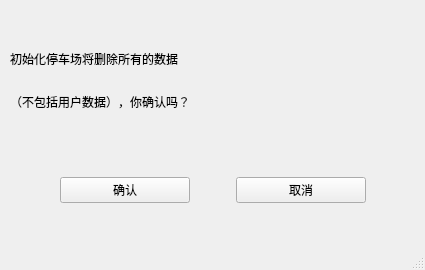
<?xml version="1.0" encoding="UTF-8"?>
<ui version="4.0">
 <class>initWindow</class>
 <widget class="QMainWindow" name="initWindow">
  <property name="geometry">
   <rect>
    <x>0</x>
    <y>0</y>
    <width>425</width>
    <height>270</height>
   </rect>
  </property>
  <property name="windowTitle">
   <string>MainWindow</string>
  </property>
  <widget class="QWidget" name="centralwidget">
   <widget class="QWidget" name="verticalLayoutWidget">
    <property name="geometry">
     <rect>
      <x>10</x>
      <y>40</y>
      <width>407</width>
      <height>80</height>
     </rect>
    </property>
    <layout class="QVBoxLayout" name="verticalLayout">
     <item>
      <widget class="QLabel" name="label">
       <property name="text">
        <string>初始化停车场将删除所有的数据</string>
       </property>
      </widget>
     </item>
     <item>
      <widget class="QLabel" name="label_2">
       <property name="text">
        <string>（不包括用户数据），你确认吗？</string>
       </property>
      </widget>
     </item>
    </layout>
   </widget>
   <widget class="QWidget" name="horizontalLayoutWidget">
    <property name="geometry">
     <rect>
      <x>60</x>
      <y>150</y>
      <width>306</width>
      <height>80</height>
     </rect>
    </property>
    <layout class="QHBoxLayout" name="horizontalLayout">
     <item>
      <widget class="QPushButton" name="pushButton">
       <property name="text">
        <string>确认</string>
       </property>
      </widget>
     </item>
     <item>
      <spacer name="horizontalSpacer">
       <property name="orientation">
        <enum>Qt::Horizontal</enum>
       </property>
       <property name="sizeType">
        <enum>QSizePolicy::Fixed</enum>
       </property>
       <property name="sizeHint" stdset="0">
        <size>
         <width>40</width>
         <height>20</height>
        </size>
       </property>
      </spacer>
     </item>
     <item>
      <widget class="QPushButton" name="pbtexit">
       <property name="text">
        <string>取消</string>
       </property>
      </widget>
     </item>
    </layout>
   </widget>
  </widget>
  <widget class="QStatusBar" name="statusbar"/>
 </widget>
 <resources/>
 <connections>
  <connection>
   <sender>pbtexit</sender>
   <signal>clicked()</signal>
   <receiver>initWindow</receiver>
   <slot>close()</slot>
   <hints>
    <hint type="sourcelabel">
     <x>302</x>
     <y>189</y>
    </hint>
    <hint type="destinationlabel">
     <x>212</x>
     <y>134</y>
    </hint>
   </hints>
  </connection>
 </connections>
</ui>
